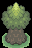

A level layout from a 2D game, rendered from its tile map. Below: a short description, then the map file with its tile-grid data intact:
An orthogonal 2x3 tile map with 16x16 px tiles, 3 tile layers (0, 10, 20).

<map orientation="orthogonal" width="2" height="3" tilewidth="16" tileheight="16"><properties /><tileset firstgid="1" name="default" tilewidth="0" tileheight="0"><properties /><tile id="1"><image source="tree.01.0.0.20.png" width="16" height="16" /><properties><property name="wall" value="true" type="bool" /><property name="biome" value="temperate" type="string" /><property name="object" value="tree" type="string" /></properties></tile><tile id="2"><image source="tree.01.1.0.20.png" width="16" height="16" /><properties><property name="wall" value="true" type="bool" /><property name="biome" value="temperate" type="string" /><property name="object" value="tree" type="string" /></properties></tile><tile id="3"><image source="tree.01.0.1.10.png" width="16" height="16" /><properties><property name="wall" value="true" type="bool" /><property name="biome" value="temperate" type="string" /><property name="object" value="tree" type="string" /></properties></tile><tile id="4"><image source="tree.01.1.1.10.png" width="16" height="16" /><properties><property name="wall" value="true" type="bool" /><property name="biome" value="temperate" type="string" /><property name="object" value="tree" type="string" /></properties></tile><tile id="5"><image source="tree.01.0.2.0.png" width="16" height="16" /><properties><property name="wall" value="true" type="bool" /><property name="biome" value="temperate" type="string" /><property name="object" value="tree" type="string" /></properties></tile><tile id="6"><image source="tree.01.1.2.0.png" width="16" height="16" /><properties><property name="wall" value="true" type="bool" /><property name="biome" value="temperate" type="string" /><property name="object" value="tree" type="string" /></properties></tile></tileset><layer id="1" width="2" height="3" name="0"><properties /><data encoding="csv" compression="">
0,0,
0,0,
6,7
</data></layer><layer id="2" width="2" height="3" name="10"><properties /><data encoding="csv" compression="">
0,0,
4,5,
0,0
</data></layer><layer id="3" width="2" height="3" name="20"><properties /><data encoding="csv" compression="">
2,3,
0,0,
0,0
</data></layer></map>